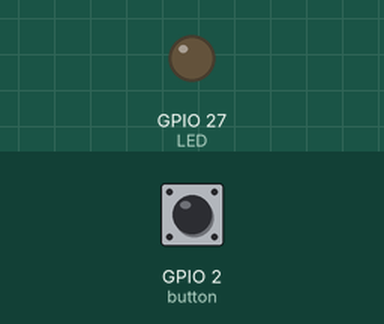
Simulated run of this sketch. Board: ESP32. On the bench: output pins drawn as LEDs (lit = HIGH). The test bench sets the inputs (shaded band); at power-on: GPIO 2 (button) LOW. What the sketch prints to the serial monitor is not drawn.

Above: at 1.2 s.
1.3 s: GPIO 2 (button) pulled HIGH for 0.15 s
At 1.37 s:
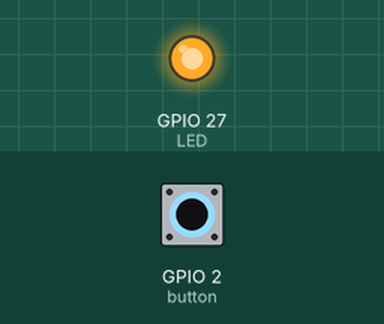
2.9 s: GPIO 2 (button) pulled HIGH for 3.2 s
At 6.7 s:
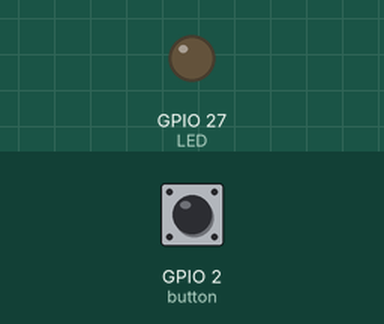
Timing chart, 0 to 8.2 s (numbered marks = the images above; inputs shaded):
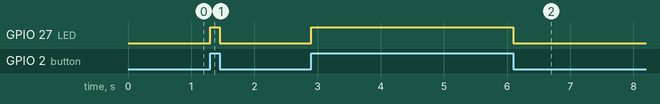

Measured:
- after the input at 1.3 s, GPIO 27 (LED): LOW → HIGH at once, → LOW 0.15 s later
- after the input at 2.9 s, GPIO 27 (LED): LOW → HIGH at once, → LOW 3.2 s later

The sketch:

LED.ino
```cpp
const int button = 2;
const int LED = 27;

void setup() {
  Serial.begin(115200);
  pinMode(button, INPUT);
  pinMode(LED, OUTPUT);

}

void loop() {
  int val = digitalRead(button);
  if (val == HIGH) {
    digitalWrite(27, HIGH);
    Serial.println(val);
  } else {
    digitalWrite(27, LOW);
    Serial.println(val);
  }

}
```
